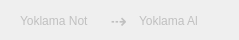
       <widget class="QWidget" name="qw_yoklama_al">
        <widget class="QLabel" name="label_27">
         <property name="geometry">
          <rect>
           <x>105</x>
           <y>13</y>
           <width>31</width>
           <height>16</height>
          </rect>
         </property>
         <property name="font">
          <font>
           <pointsize>15</pointsize>
          </font>
         </property>
         <property name="styleSheet">
          <string notr="true">QLabel{
color:silver;
background:transparent;
}</string>
         </property>
         <property name="text">
          <string> ⇢</string>
         </property>
        </widget>
        <widget class="QLabel" name="label_28">
         <property name="geometry">
          <rect>
           <x>20</x>
           <y>10</y>
           <width>91</width>
           <height>21</height>
          </rect>
         </property>
         <property name="font">
          <font>
           <pointsize>9</pointsize>
          </font>
         </property>
         <property name="styleSheet">
          <string notr="true">QLabel{
color:silver;
background:transparent;
}</string>
         </property>
         <property name="text">
          <string>Yoklama Not</string>
         </property>
        </widget>
        <widget class="QLabel" name="label_32">
         <property name="geometry">
          <rect>
           <x>139</x>
           <y>10</y>
           <width>91</width>
           <height>21</height>
          </rect>
         </property>
         <property name="font">
          <font>
           <pointsize>9</pointsize>
          </font>
         </property>
         <property name="styleSheet">
          <string notr="true">QLabel{
color:silver;
background:transparent;
}</string>
         </property>
         <property name="text">
          <string>Yoklama Al</string>
         </property>
        </widget>
       </widget>
